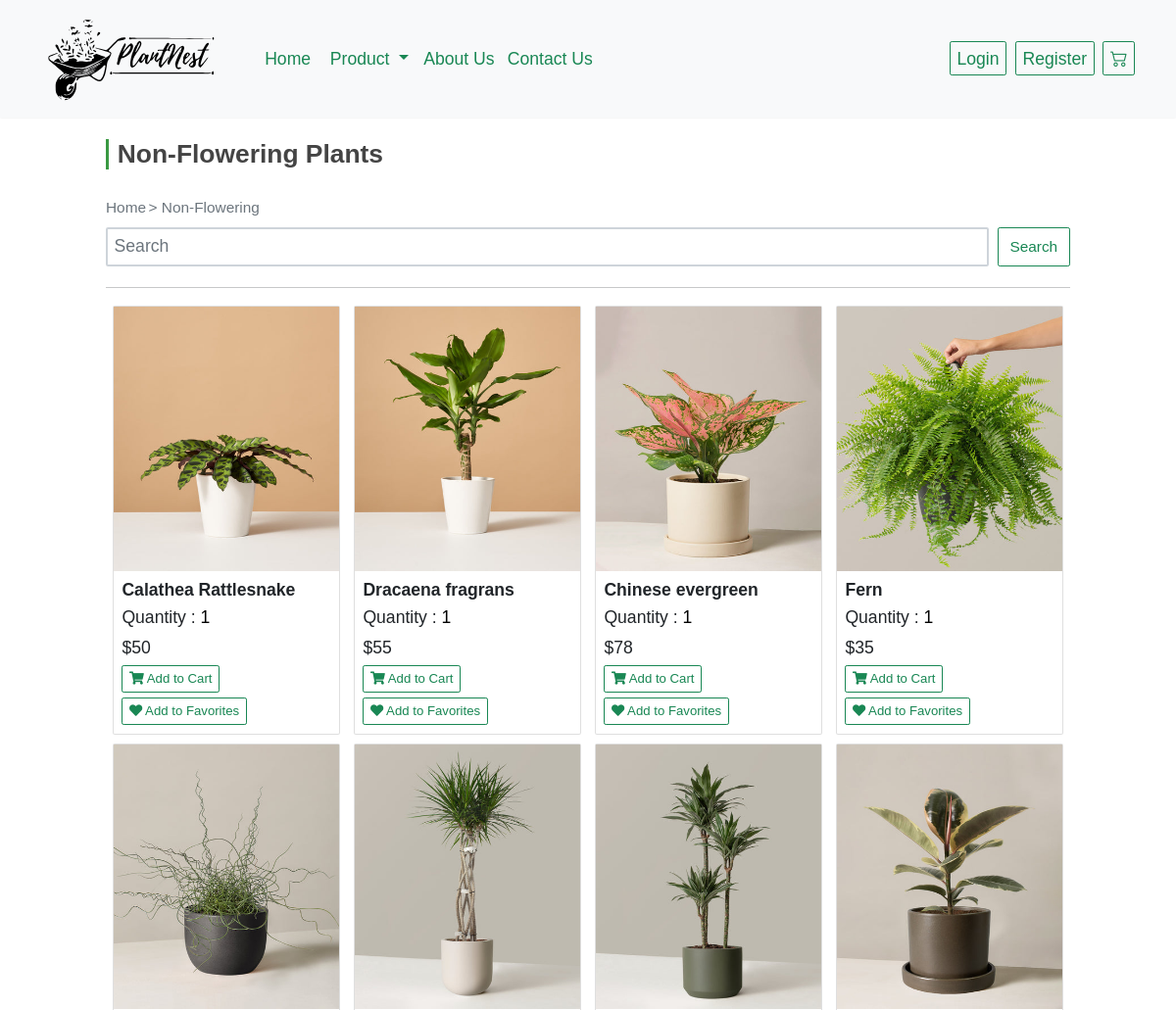
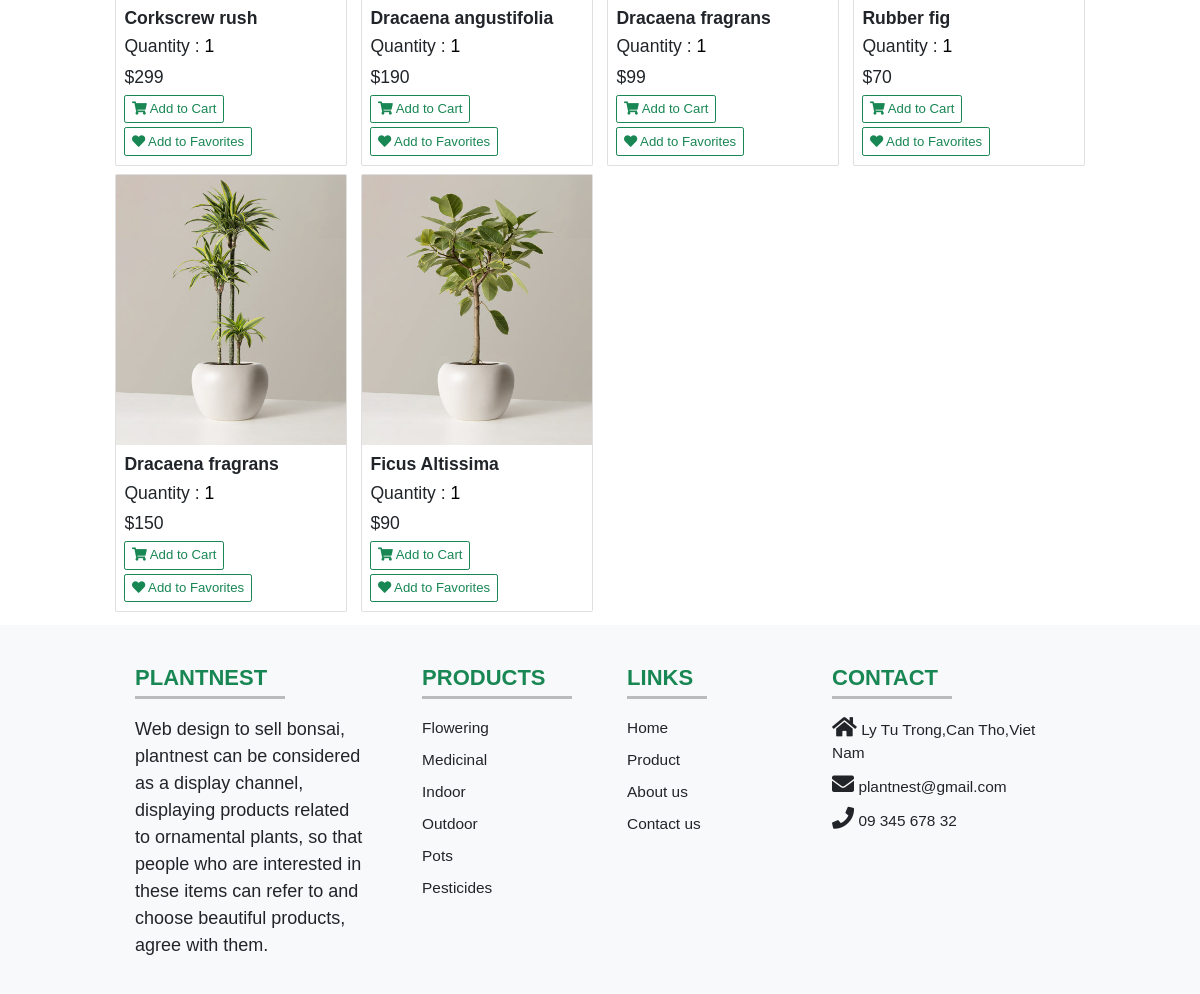
Screenshot of /client/nonFlowering.php with the database file from the repository (2 pictures, top to bottom).
### tables this page shows
CREATE TABLE `products` (
  `productID` int(11) NOT NULL,
  `productName` varchar(255) NOT NULL,
  `unitPrice` decimal(10,0) NOT NULL,
  `height` varchar(255) NOT NULL,
  `uses` varchar(600) DEFAULT NULL,
  `growthHabits` varchar(600) DEFAULT NULL,
  `light` varchar(255) DEFAULT NULL,
  `water` varchar(255) DEFAULT NULL,
  `categoryID` int(11) NOT NULL,
  `imageURL` varchar(500) NOT NULL,
  `unitsInStock` int(11) DEFAULT 100
);

### classes/Product.php (called while the page is built, shortened)
<?php
class Product {
    public function showNonFlowering($conn) {
        $sql = "SELECT productID, productName, unitPrice, height, uses, growthHabits, light, water, categoryID, imageURL FROM products WHERE categoryID = 2";
        $result = $conn->query($sql) or die($this->conn->error.__LINE__);
        return $result;
    }
}

### client/nonFlowering.php (the view, shortened to what this page needs)
<?php
include_once '../classes/Product.php';
include_once '../assets/database.php';
$product = new Product();
?>
<!DOCTYPE html>
<html lang="en">
<head>
    <link rel="stylesheet" href="https://unpkg.com/swiper/swiper-bundle.min.css" />
    <link rel="stylesheet" href="https://cdnjs.cloudflare.com/ajax/libs/font-awesome/5.15.3/css/all.min.css">
    <link rel="stylesheet" href="../assets/css/style.css">
    <link href="https://cdn.jsdelivr.net/npm/bootstrap@5.0.2/dist/css/bootstrap.min.css" rel="stylesheet">
    <link rel="stylesheet" href="https://cdn.jsdelivr.net/npm/bootstrap-icons@1.10.5/font/bootstrap-icons.css">
    <link rel="stylesheet" href="https://cdn.jsdelivr.net/npm/swiper@10/swiper-bundle.min.css" />
</head>
<body>
    <nav class="navbar navbar-expand-lg navbar-light bg-light px-lg-5 py-lg-4 shadow-sm sticky-top">
        <div class="container-fluid">
            <div><a class="navbar-brand p-4 me-5 fw-bold fs-3 h-font" href="../index.php"><img src="../assets/images/logo/logo.svg" style="width:180px;" alt="Logo"></a></div>
            <div class="collapse navbar-collapse" id="navbarSupportedContent">
                <ul class="navbar-nav me-auto mb-3 fs-2 mb-lg-0">
                    <li class="nav-item">
                        <a class="nav-link active text-success me-2" aria-current="page" href="../index.php">Home</a>
                    </li>
                    <nav class="">
                        <div class="container-fluid">
                            <div class="collapse navbar-collapse" id="navbarNavDarkDropdown">
                                <ul class="navbar-nav">
                                    <li class="nav-item dropdown">
                                        <a class="nav-link active text-success dropdown-toggle" href="#" id="navbarDarkDropdownMenuLink" role="button" data-bs-toggle="dropdown" aria-expanded="false">
                                            Product
                                        </a>
                                    </li>
                                </ul>
                            </div>
                        </div>
                    </nav>
                    <li class="nav-item">
                        <a class="nav-link active text-success me-2" href="aboutus.php">About Us</a>
                    </li>
                    <li class="nav-item">
                        <a class="nav-link active text-success me-2" href="contactus.php">Contact Us</a>
                    </li>
                </ul>
                <div class="d-flex">
                    <?php
                    if (isset($_SESSION['name']) && ($_SESSION['name'] != "")) { ?>
                        <a href="manageAccount.php">
                            <button type="button" class="btn btn-outline-success shadow-none me-lg-3 me-3 fs-2" data-bs-toggle="modal" data-bs-target="#registermodal">
                                <?php echo $_SESSION['name']; ?>
                            </button>
                        </a>
                        <a href="logout.php">
                            <button type="button" class="btn btn-outline-success shadow-none me-lg-3 me-3 fs-2" data-bs-toggle="modal" data-bs-target="#registermodal">
                                Logout
                            </button>
                        </a>
                        <a href="favorites.php"><button type="button" class="btn btn-outline-success shadow-none me-lg-3 me-3 fs-2" data-bs-toggle="modal" data-bs-target="#registermodal">
                                <i class="fas fa-heart"></i>
                            </button></a>
                    <?php } else { ?>
                        <a href="login.php">
                            <button type="button" class="btn btn-outline-success shadow-none me-lg-3 me-3 fs-2" data-bs-toggle="modal" data-bs-target="#loginmodal">
                                Login
                            </button>
                        </a>
                        <a href="register.php">
                            <button type="button" class="btn btn-outline-success shadow-none me-lg-3 me-3 fs-2" data-bs-toggle="modal" data-bs-target="#registermodal">
                                Register
                            </button>
                        </a>
                    <?php } ?>
                    <a href="cart.php"><button type="button" class="btn btn-outline-success shadow-none me-lg-3 me-3 fs-2" data-bs-toggle="modal" data-bs-target="#registermodal">
                            <i class="bi bi-cart2"></i>
                        </button></a>
                </div>
            </div>
        </div>
    </nav>
    <section class="product" id="product">
        <h2 class="heading fw-bold">Non-Flowering Plants</h2>
        <a href="" class="text-secondary text-decoration-none fs-3 ">Home</a>
        <span class="text-secondary fs-3"> > </span>
        <a href="nonFlowering.php" class="text-secondary text-decoration-none fs-3">Non-Flowering</a>
        <form class="d-flex" action="" method="POST">
            <input class="form-control me-3 border-2 fs-2 mt-3" style="height:40px;" type="search" name="keyword" placeholder="Search" aria-label="Search">
            <input class="btn btn-outline-success fs-3 mt-3" style="width:80px;height:40px" type="submit" name="findProduct" value="Search">
        </form><br>
        <hr>
        <?php
        if (!isset($_POST['findProduct'])) {
        ?>
            <div class="product-section mt-150 mb-150">
                <?php
                $result = $product->showNonFlowering($conn);
                if ($result->num_rows > 0) {
                ?>
                    <div class="container">
                        <div class="row product-lists">
                            <?php while ($row = $result->fetch_assoc()) { ?>
                                <div class="col-md-3 mt-3">
                                    <form method="GET">
                                        <div class="card">
                                            <a href="productdetails.php?action=singleproduct&id=<?php echo $row['productID'] ?>&caID=<?php echo $row['categoryID'] ?>"><img src="<?php echo "../" . $row['imageURL'] ?>" width="100%" height="270px" alt="alt" /></a>
                                            <div class="card-body">
                                                <h3><a class="text-decoration-none text-dark fs-2 mt-2 fw-bold" href="productdetails.php?action=singleproduct&id=<?php echo $row['productID'] ?>&caID=<?php echo $row['categoryID'] ?>"><?php echo $row['productName'] ?></a></h3>
                                                <div class="quantity">
                                                    <span class="fs-2"> Quantity :
                                                        <input style="background-color: #fff;" type="number" min="1" max="100" value="1" name="quantity">
                                                    </span>
                                                </div>
                                                <div class="price fs-2 mt-2"><?php echo "$" . $row['unitPrice'] ?></div>
                                                <button type="submit" class="btn btn-outline-success shadow-none mt-2 fs-4 fs-2 " class="cart-btn"><i class="fas fa-shopping-cart"></i> Add to Cart</button>
                                                <a class="text-decoration-none btn btn-outline-success shadow-none mt-2 fs-4 fs-2 " href="?action=addFavorites&id=<?php echo $row['productID'] ?>" class="cart-btn"><i class="fas fa-heart"></i> Add to Favorites</a>
                                            </div>
                                        </div>
                                    </form>
                                </div>
                            <?php } ?>
                        </div>
                    </div>
                <?php
                } else {
                    echo '0 result.';
                }
                ?>
            </div>
    </section>
<?php } ?>
<footer class="text-center text-lg-start text-dark bg-light" style="background-color: #ECEFF1">
    <section class="">
        <div class="container text-center text-md-start mt-5">
            <div class="row mt-3">
                <div class="col-md-3 col-lg-4 col-xl-3 mx-auto mb-4">
                    <h6 class="text-uppercase fw-bold fs-1 text-success">PLANTNEST</h6>
                    <hr class="mb-4 mt-0 d-inline-block mx-auto" style="width: 150px; background-color: #000; height: 3px" />
                    <p style="font-size:18px">
                        Web design to sell bonsai, plantnest can be considered as a display channel,
                        displaying products related to ornamental plants,
                        so that people who are interested in these items can refer to and choose beautiful products,
                        agree with them.
                    </p>
                </div>
                <div class="col-md-2 col-lg-2 col-xl-2 mx-auto mb-4">
                    <h6 class="text-uppercase fw-bold fs-1 text-success">Products</h6>
                    <hr class="mb-4 mt-0 d-inline-block mx-auto" style="width: 150px; background-color: #000; height: 3px" />
                    <p>
                        <a href="flowering.php" class="text-dark fs-3 text-decoration-none">Flowering</a>
                    </p>
                    <p>
                        <a href="medicinal.php" class="text-dark fs-3 text-decoration-none">Medicinal</a>
                    </p>
                    <p>
                        <a href="indoor.php" class="text-dark fs-3 text-decoration-none">Indoor</a>
                    </p>
                    <p>
                        <a href="outdoor.php" class="text-dark fs-3 text-decoration-none">Outdoor</a>
                    </p>
                    <p>
                        <a href="pots.php" class="text-dark fs-3 text-decoration-none">Pots</a>
                    </p>
                    <p>
                        <a href="pesticides.php" class="text-dark fs-3 text-decoration-none">Pesticides</a>
                    </p>
                </div>
                <div class="col-md-3 col-lg-2 col-xl-2 mx-auto mb-4">
                    <h6 class="text-uppercase fw-bold fs-1 text-success"> links</h6>
                    <hr class="mb-4 mt-0 d-inline-block mx-auto" style="width: 80px; background-color: #000; height: 3px" />
                    <p>
                        <a href="../index.php" class="text-dark fs-3 text-decoration-none">Home</a>
                    </p>
                    <p>
                        <a href="product.php" class="text-dark fs-3 text-decoration-none">Product</a>
                    </p>
                    <p>
                        <a href="aboutus.php" class="text-dark fs-3 text-decoration-none">About us</a>
                    </p>
                    <p>
                        <a href="contactus.php" class="text-dark fs-3 text-decoration-none">Contact us</a>
                    </p>
                </div>
                <div class="col-md-4 col-lg-3 col-xl-3 mx-auto mb-md-0 mb-4">
                    <h6 class="text-uppercase fw-bold fs-1 text-success">Contact</h6>
                    <hr class="mb-4 mt-0 d-inline-block mx-auto" style="width: 120px; background-color: #000; height: 3px" />
                    <p class="fs-3"><i class="fas fa-home mr-3 text-dark fs-1 text-decoration-none"></i> Ly Tu Trong,Can Tho,Viet Nam</p>
                    <p class="fs-3"><i class="fas fa-envelope mr-3 text-dark fs-1 text-decoration-none"></i> plantnest@gmail.com</p>
                    <p class="fs-3"><i class="fas fa-phone mr-3 text-dark fs-1 text-decoration-none"></i> 09 345 678 32</p>
                </div>
            </div>
        </div>
    </section>
</footer>
</body>
</html>

### assets/css/style.css (style rules this page uses)
:root { --green:#3A9943; }
* { margin:0; padding:0; box-sizing: border-box; text-transform: none; outline: none; border:none; text-decoration: none; transition: all .2s linear; }
input[type=number] { -moz-appearance: textfield; }
html { font-size: 62.5%; overflow-x: hidden; scroll-behavior: smooth; scroll-padding-top: 7rem; }
section { padding:1.5rem 9%; }
.heading { font-size: 3rem; color:#444; padding-left: 1rem; border-left: .4rem solid var(--green); margin-top: 1rem; margin-bottom: 3rem; }
@media (max-width:1200px) { html { font-size: 55%; } }

### client/nonFlowering.php (style rules this page uses)
* { font-family: 'Poppins', sans-serif; }
.h-font { font-family: 'Merienda', 'cursive'; }

### rows the page displays
products: shows a picture, productName "Calathea Rattlesnake", unitPrice "50"
products: shows a picture, productName "Dracaena fragrans", unitPrice "55"
products: shows a picture, productName "Chinese evergreen", unitPrice "78"
products: shows a picture, productName "Fern", unitPrice "35"
products: shows a picture, productName "Corkscrew rush", unitPrice "299"
products: shows a picture, productName "Dracaena angustifolia", unitPrice "190"
products: shows a picture, productName "Dracaena fragrans", unitPrice "99"
products: shows a picture, productName "Rubber fig", unitPrice "70"
products: shows a picture, productName "Dracaena fragrans", unitPrice "150"
products: shows a picture, productName "Ficus Altissima", unitPrice "90"
